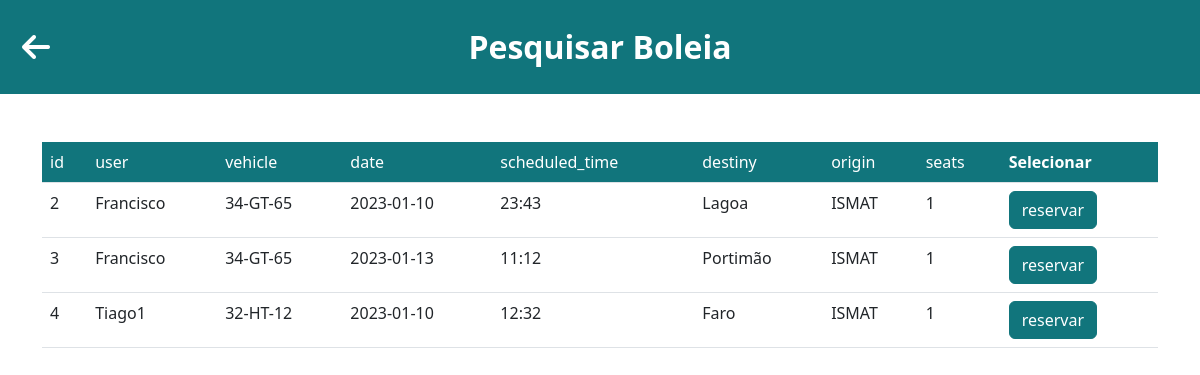
/boleia, run on an earlier commit of the app's database.
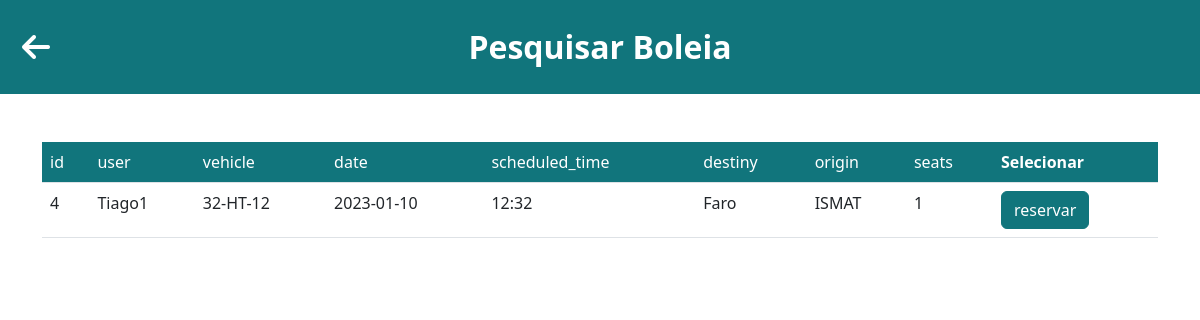
And on a later commit of the database.
### models.py (models this page shows, shortened)
class User(db.Model, UserMixin):
	__tablename__ = 'user'
	id = db.Column(db.Integer, primary_key=True)
	name = db.Column(db.String(80), unique=True, nullable=False)
	student_number = db.Column(db.String(9), unique=True, nullable=False)
	phone_number = db.Column(db.Integer(), nullable=False)
	password = db.Column(db.Unicode(30), nullable=False)
	gender = db.Column(db.String(10), nullable=False)
	registration_date = db.Column(db.DateTime, default=datetime.now)
	last_login_date = db.Column(db.DateTime, default=datetime.now)
	active = db.Column(db.Boolean())

class Vehicle(db.Model):
	__tablename__ = 'vehicle'
	id = db.Column(db.Integer, primary_key=True)
	owner_id = db.Column('owner_id', db.ForeignKey('user.id'), nullable=False)
	owner = db.relationship('User', backref='vehicle')
	license_plate = db.Column(db.String(8), unique=True, nullable=False)
	color = db.Column(db.String(20), nullable=False)
	number_of_seats = db.Column(db.Integer(), nullable=False)
	vehicle_specs = db.Column(db.String(200), nullable=True)
	is_deleted = db.Column(db.Boolean, default=False)
	createdAt = db.Column(db.DateTime, default=datetime.now)
	updatedAt = db.Column(db.DateTime, default=datetime.now)

class Ride(db.Model):
	__tablename__ = 'ride'
	__table_args__ = (db.UniqueConstraint('user_id', 'vehicle_id', 'ride_date'),)
	id = db.Column(db.Integer, primary_key=True)
	user_id = db.Column('user_id', db.ForeignKey('user.id'), nullable=False)
	user = db.relationship('User', backref='ride')
	vehicle_id = db.Column('vehicle_id', db.ForeignKey('vehicle.id'), nullable=False)
	vehicle = db.relationship('Vehicle', backref='ride')
	ride_date = db.Column(db.String(9), nullable=False)
	ride_scheduled_time = db.Column(db.String(5), nullable=False)
	local_destiny = db.Column(db.String(40), nullable=False)
	local_origin = db.Column(db.String(40), nullable=False)
	number_of_available_seats = db.Column(db.Integer(), nullable=False)
	createdAt = db.Column(db.DateTime, default=datetime.now)
	updatedAt = db.Column(db.DateTime, default=datetime.now)

### rideandreservation/__init__.py (the view)
@rideandreservation.route('/boleia', methods=['GET', 'POST'])
def ride():
    activeUser = current_user
    if activeUser.is_authenticated:
        print("Noice")
    else:
        print("Not Noice")
    goBack = BackButton()
    ridelist = []
    getRideData = db.session.query(Ride).all()
    if goBack.data['goBack']:
        return redirect('homePage')
    for ride in getRideData:
        vehicle = db.session.query(Vehicle).filter(Vehicle.id == ride.vehicle_id).first()
        user = db.session.query(User).filter(User.id == ride.user_id).first()
        ridelist.append([(ride.id),(user.name),(vehicle.license_plate),(ride.ride_date),(ride.ride_scheduled_time),(ride.local_destiny),(ride.local_origin),(ride.number_of_available_seats)])
    return render_template("pesquisa.html",getRideData=ridelist, goBack=goBack)

### templates/pesquisa.html (shortened to what this page needs)
<!DOCTYPE html>
<html lang="eng">
    <head>
        <link href="https://cdn.jsdelivr.net/npm/bootstrap@5.2.3/dist/css/bootstrap.min.css" rel="stylesheet">
        <link rel="stylesheet" href="{{url_for('static', filename='css/boleia.css')}}">
        <link rel="stylesheet" href="https://cdnjs.cloudflare.com/ajax/libs/font-awesome/6.2.1/css/all.min.css">
        <link rel="stylesheet" type="text/css" href="https://cdn.datatables.net/1.13.1/css/jquery.dataTables.css">
        <link rel="stylesheet" type="text/css" href="https://cdn.datatables.net/responsive/2.1.1/css/responsive.bootstrap.min.css" />
        <link rel="stylesheet" href="https://cdnjs.cloudflare.com/ajax/libs/datatables.net-select-dt/1.5.0/select.dataTables.css" />
        <link rel="stylesheet" href="https://cdnjs.cloudflare.com/ajax/libs/datatables.net-searchpanes-bs/2.1.0/searchPanes.bootstrap.css" />
        <link rel="stylesheet" href="https://cdnjs.cloudflare.com/ajax/libs/datatables.net-buttons-bs/2.3.2/buttons.bootstrap.css" />
    </head>
    <body>
        <header class="p-3 mb-5 bg-primary" id="mrs">
            <form action="" method="POST">
                <div class="row align-items-center" >
                    <div class="col-2">
                        <a style="cursor:pointer">
                            <button class="fa fa-2xl fa-arrow-left text-white" type="submit" name="goBack" value="EcraPrevio" style=" background-color: transparent; border: none;"></button>
                        </a>
                    </div>
                    <div class="col-8" >
                        <div class="m-2 d-flex justify-content-center " >
                            <h2 class="my-1 fw-bold text-white">Pesquisar Boleia</h2>
                        </div>
                    </div>
                </div>
            </form>
        </header>
        <div class="container-md" id="table">
            <div class="table-responsive">
                <table class="table display nowrap" id="tabela">
                    <thead class="bg-primary text-white">
                        <tr>
                            <td>id</td>
                            <td>user</td>
                            <td>vehicle</td>
                            <td>date</td>
                            <td>scheduled_time</td>
                            <td>destiny</td>
                            <td>origin</td>
                            <td>seats</td>
                            <th class="all">Selecionar</th>
                        </tr>
                    </thead>
                    <tbody>
                        {% for ride in getRideData %}
                            {% if ride[7]!=0  %}
                                <tr>
                                    <td>{{ride[0]}}</td>
                                    <td>{{ride[1]}}</td>
                                    <td>{{ride[2]}}</td>
                                    <td>{{ride[3]}}</td>
                                    <td>{{ride[4]}}</td>
                                    <td>{{ride[5]}}</td>
                                    <td>{{ride[6]}}</td>
                                    <td>{{ride[7]}}</td>
                                    <td><button class="reservar btn btn-primary text-white" id="{{ride[0]}}">reservar</button></td>
                                </tr>
                            {% endif %}
                        {% endfor %}
                    </tbody>
                </table>
            </div>
        </div>
    </body>
</html>

What changed in the data, as far as the page shows it:
no longer on this page (row unchanged): User: name "Francisco" "Francisco"
no longer on this page (row unchanged): Vehicle: license_plate "34-GT-65" "34-GT-65"
no longer on this page (row edited): Ride: ride_date "2023-01-10", ride_scheduled_time "23:43", local_destiny "Lagoa", local_origin "ISMAT"
no longer on this page (row edited): Ride: ride_date "2023-01-13", ride_scheduled_time "11:12", local_destiny "Portimão", local_origin "ISMAT"
Also different on the page:
list line gone: "2 1 reservar"
list line gone: "3 1 reservar"
